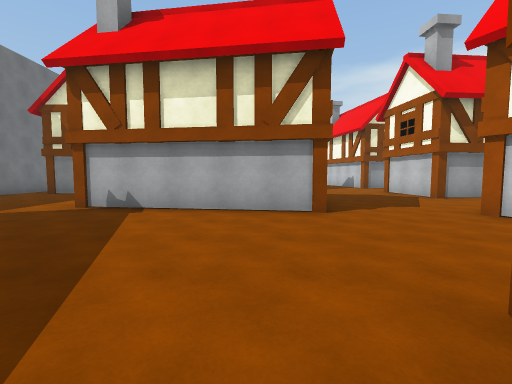
view 1 (above)

22 first-person views from a walk through a scene from a Unity 3-D project. The camera is 1.4 m above the floor, tilts 4° down and sees 90° across. The floor is counted in squares, 2 m on a side. Each view is taken from the middle of a square. On the plan, view 1 faces up. The plan holds only what a view shows up to about 9 squares ahead; the rest is blank. The place goes on beyond the plan. The player is left out.

view 2
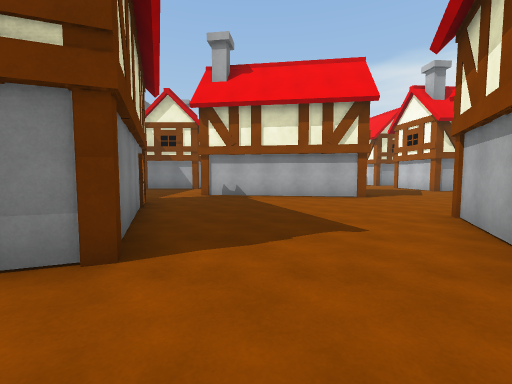

view 3
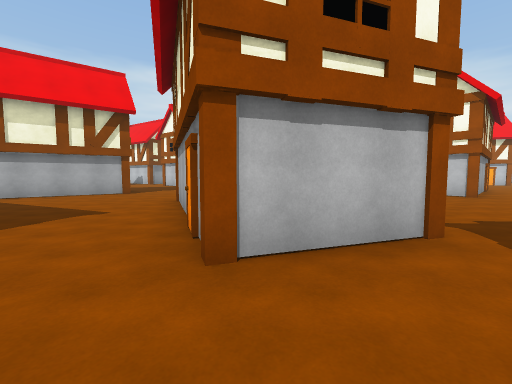

view 4
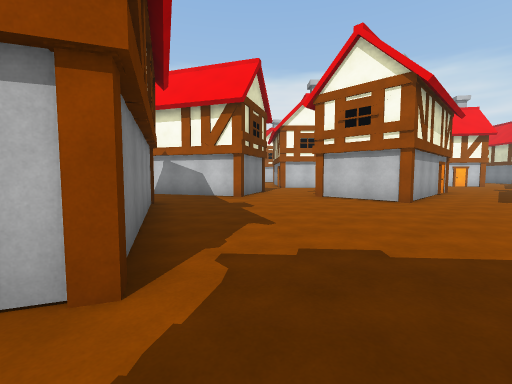

view 5
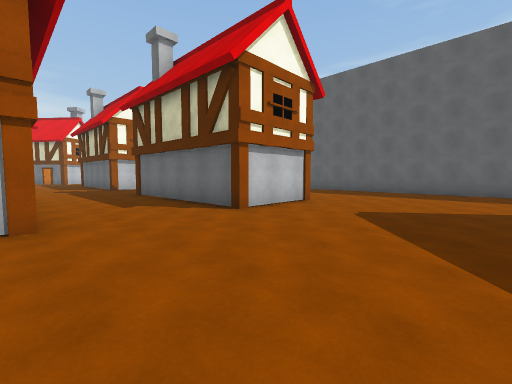

view 6
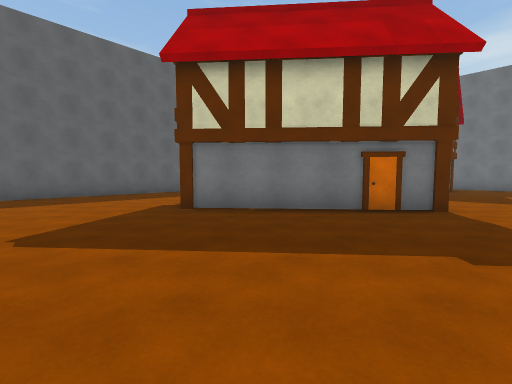

view 7
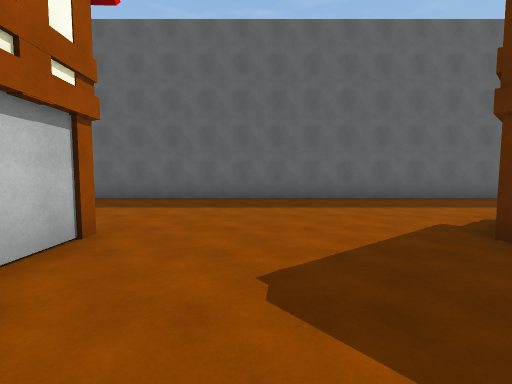

view 8
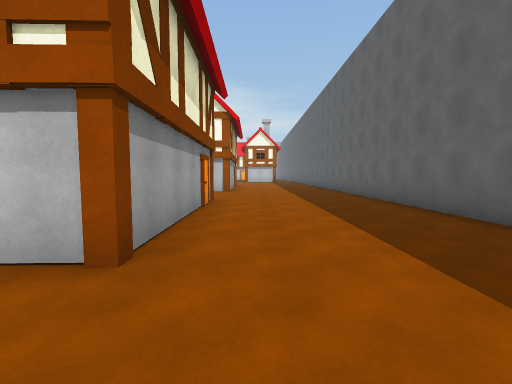

view 9
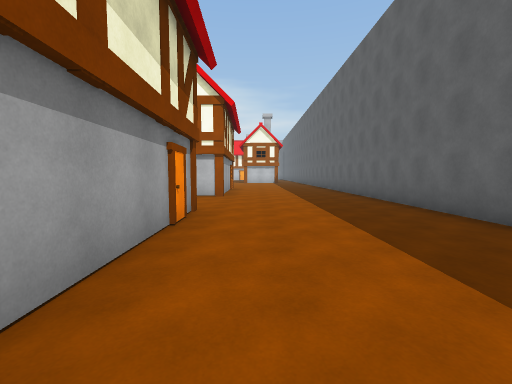

view 10
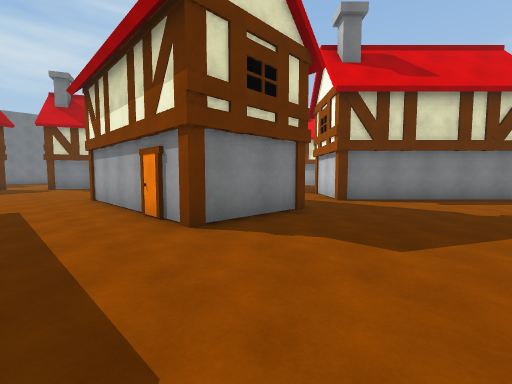

view 11
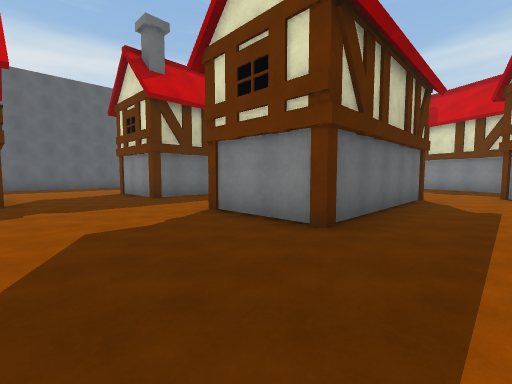

view 12
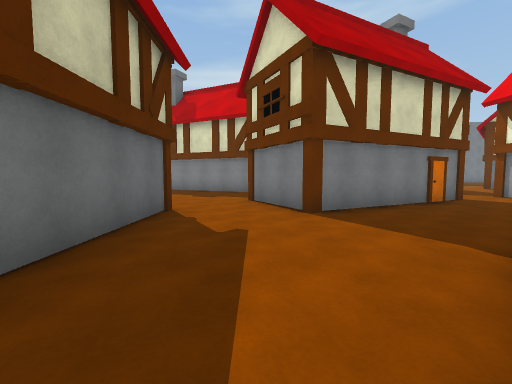

view 13
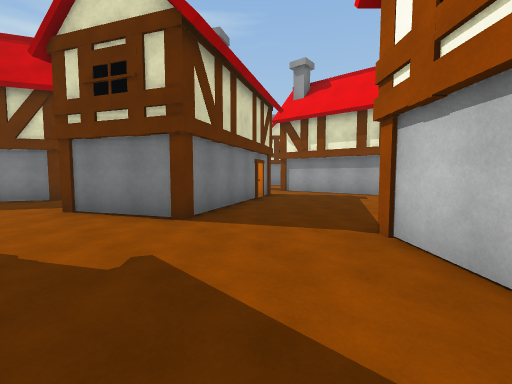

view 14
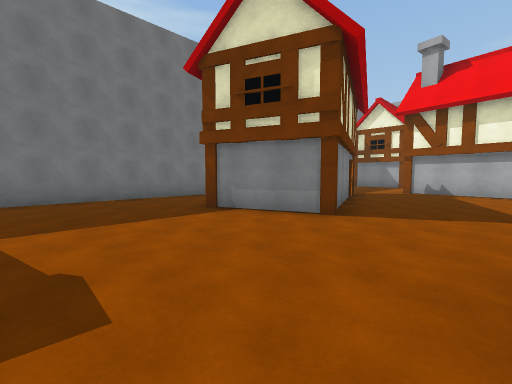

view 15
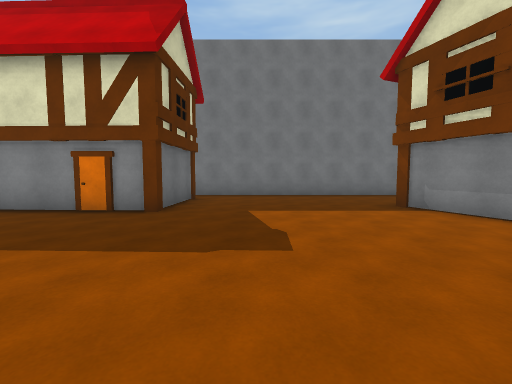

view 16
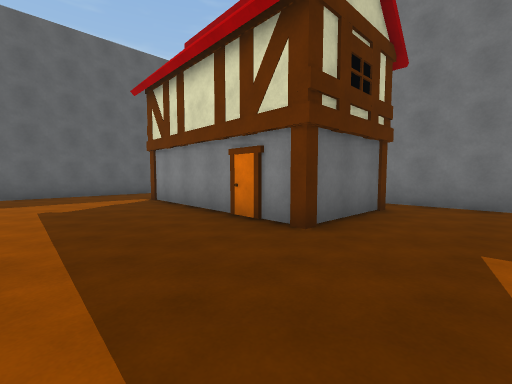

view 17
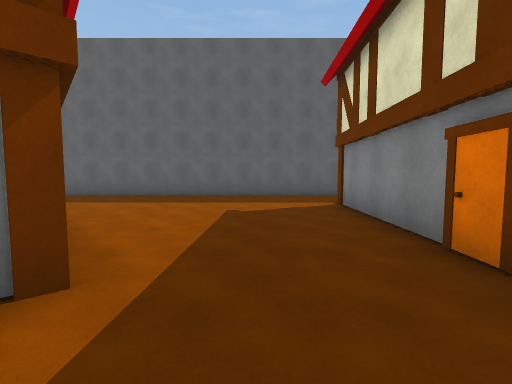

view 18
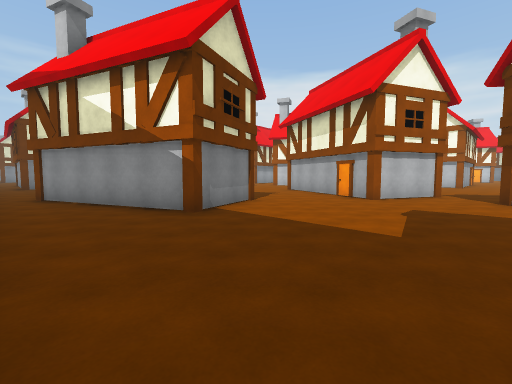

view 19
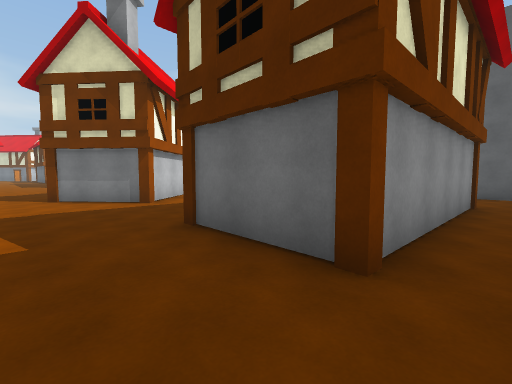

view 20
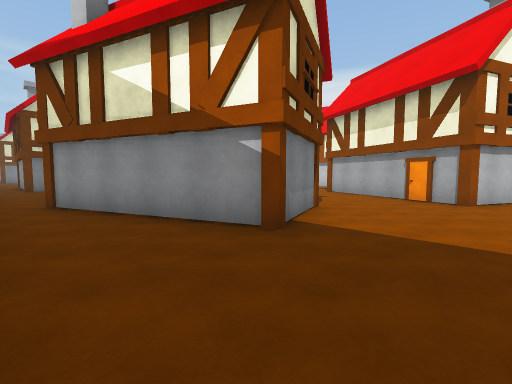

view 21
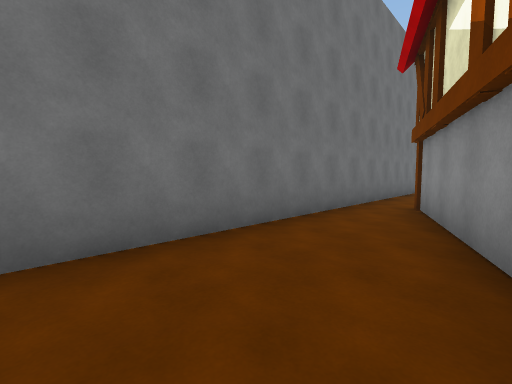

view 22
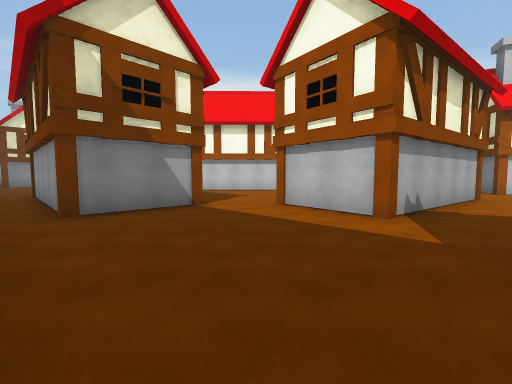

### Floor plan
Key: @ floor where view 1 was taken; # wall or solid block; . floor; H house.
Columns run from 9 left of view 1 to 17 right of it. Each row starts with its distance up from view 1.
 15  ..
 14  .H
 13  .H
 12  .H
 11  .H   ..
 10  .H  ...
  9 #.HHH...    ..HHH
  8 #.....H    ....HHHH
  7 #.....H    ........
  6 #.....HHHHH........
  5 #......HHHH...HH....    H
  4 #............HHHH...   HHH
  3 #.HHH........ HHH.... HHH.
  2 #.HHH.......  HHHH..HHHH..
  1 #..HHH.....H ..HHH...HH...
  0 #..HHH...@HHH..H..........
 -1 #...HHH...HHH.............
 -2 #...H....HHH.....HHHHHH...
 -3 #.......HHHH.....H    H...
 -4 #.........H......HHHHHH...
 -5 #.........................
 -6 #........H................
 -7 #.HHH...HHH...............
 -8  .HHH...HHHH.....HHHHHH..H
 -9  .HHH....HHH.....HHHH H..H
-10  .HHH..... HH....HH..H...HH
-11  .HHH...... ...............
-12  .  H......................
-13  .. .......................
-14  .. .......................
-15  ##########################

Positions as (right, up) in squares from view 1, and headings:
1: (0, 0), facing up
2: (-2, -3), facing up
3: (-2, -5), facing up-right
4: (1, -6), facing up-right
5: (4, -4), facing down-right
6: (6, -5), facing down-left
7: (6, -7), facing down
8: (6, -11), facing right
9: (8, -11), facing right
10: (16, -6), facing up-left
11: (16, 0), facing down-left
12: (13, 0), facing left
13: (12, -1), facing up-left
14: (-1, -5), facing up-left
15: (0, -5), facing left
16: (-2, -5), facing down-left
17: (-3, -6), facing down
18: (-8, -6), facing up-right
19: (-8, -5), facing down-right
20: (-8, -4), facing up-right
21: (-6, -3), facing up-left
22: (-8, 4), facing up-right
